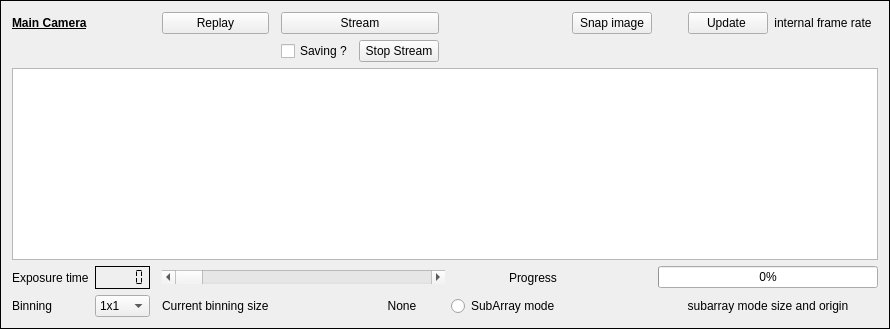
     <widget class="QFrame" name="camera">
      <property name="sizePolicy">
       <sizepolicy hsizetype="Preferred" vsizetype="Preferred">
        <horstretch>0</horstretch>
        <verstretch>0</verstretch>
       </sizepolicy>
      </property>
      <property name="font">
       <font>
        <weight>50</weight>
        <bold>false</bold>
       </font>
      </property>
      <property name="frameShape">
       <enum>QFrame::Box</enum>
      </property>
      <layout class="QGridLayout" name="gridLayout_2">
       <item row="5" column="1">
        <widget class="QLCDNumber" name="exposure_time_value">
         <property name="frameShadow">
          <enum>QFrame::Plain</enum>
         </property>
         <property name="smallDecimalPoint">
          <bool>true</bool>
         </property>
         <property name="segmentStyle">
          <enum>QLCDNumber::Flat</enum>
         </property>
        </widget>
       </item>
       <item row="6" column="3">
        <widget class="QLabel" name="current_binning_size_label">
         <property name="text">
          <string>Current binning size</string>
         </property>
        </widget>
       </item>
       <item row="6" column="6" colspan="2">
        <widget class="QLabel" name="current_binning_size_label_2">
         <property name="text">
          <string>None</string>
         </property>
         <property name="alignment">
          <set>Qt::AlignCenter</set>
         </property>
        </widget>
       </item>
       <item row="5" column="3" colspan="5">
        <widget class="QScrollBar" name="exposure_time_bar">
         <property name="autoFillBackground">
          <bool>false</bool>
         </property>
         <property name="maximum">
          <number>1000</number>
         </property>
         <property name="value">
          <number>0</number>
         </property>
         <property name="tracking">
          <bool>true</bool>
         </property>
         <property name="orientation">
          <enum>Qt::Horizontal</enum>
         </property>
         <property name="invertedAppearance">
          <bool>false</bool>
         </property>
        </widget>
       </item>
       <item row="5" column="12" colspan="8">
        <widget class="QProgressBar" name="progress_bar">
         <property name="sizePolicy">
          <sizepolicy hsizetype="Expanding" vsizetype="Fixed">
           <horstretch>0</horstretch>
           <verstretch>0</verstretch>
          </sizepolicy>
         </property>
         <property name="value">
          <number>0</number>
         </property>
        </widget>
       </item>
       <item row="0" column="18">
        <widget class="QLabel" name="internal_frame_rate_label">
         <property name="text">
          <string>internal frame rate</string>
         </property>
         <property name="alignment">
          <set>Qt::AlignCenter</set>
         </property>
        </widget>
       </item>
       <item row="5" column="9">
        <widget class="QLabel" name="loading_saving_label">
         <property name="text">
          <string>Progress</string>
         </property>
        </widget>
       </item>
       <item row="6" column="0">
        <widget class="QLabel" name="binning_label">
         <property name="text">
          <string>Binning</string>
         </property>
        </widget>
       </item>
       <item row="6" column="12" colspan="8">
        <widget class="QLabel" name="subarray_label">
         <property name="text">
          <string>subarray mode size and origin</string>
         </property>
         <property name="alignment">
          <set>Qt::AlignCenter</set>
         </property>
        </widget>
       </item>
       <item row="1" column="5">
        <widget class="QCheckBox" name="saving_check">
         <property name="text">
          <string>Saving ?</string>
         </property>
         <property name="checked">
          <bool>false</bool>
         </property>
         <property name="tristate">
          <bool>false</bool>
         </property>
        </widget>
       </item>
       <item row="1" column="6">
        <widget class="QPushButton" name="stop_stream_button">
         <property name="text">
          <string>Stop Stream</string>
         </property>
        </widget>
       </item>
       <item row="6" column="8" colspan="2">
        <widget class="QRadioButton" name="subArray_mode_radioButton">
         <property name="text">
          <string>SubArray mode</string>
         </property>
        </widget>
       </item>
       <item row="5" column="0">
        <widget class="QLabel" name="exposure_time_label">
         <property name="text">
          <string>Exposure time</string>
         </property>
        </widget>
       </item>
       <item row="3" column="0" rowspan="2" colspan="20">
        <widget class="Custom_pyqtgraph_widget" name="graphicsView">
         <property name="sizePolicy">
          <sizepolicy hsizetype="MinimumExpanding" vsizetype="MinimumExpanding">
           <horstretch>0</horstretch>
           <verstretch>0</verstretch>
          </sizepolicy>
         </property>
        </widget>
       </item>
       <item row="6" column="1">
        <widget class="QComboBox" name="binning_combo_box">
         <property name="editable">
          <bool>false</bool>
         </property>
         <property name="currentText">
          <string>1x1</string>
         </property>
         <property name="currentIndex">
          <number>0</number>
         </property>
         <property name="frame">
          <bool>true</bool>
         </property>
         <item>
          <property name="text">
           <string>1x1</string>
          </property>
         </item>
         <item>
          <property name="text">
           <string>2x2</string>
          </property>
         </item>
         <item>
          <property name="text">
           <string>4x4</string>
          </property>
         </item>
        </widget>
       </item>
       <item row="0" column="11">
        <widget class="QPushButton" name="snap_image_button">
         <property name="text">
          <string>Snap image</string>
         </property>
        </widget>
       </item>
       <item row="0" column="5" colspan="2">
        <widget class="QPushButton" name="stream_button">
         <property name="text">
          <string>Stream</string>
         </property>
        </widget>
       </item>
       <item row="0" column="3">
        <widget class="QPushButton" name="replay_button">
         <property name="text">
          <string>Replay</string>
         </property>
        </widget>
       </item>
       <item row="0" column="0">
        <widget class="QLabel" name="main_camera_label">
         <property name="font">
          <font>
           <weight>75</weight>
           <bold>true</bold>
           <underline>true</underline>
          </font>
         </property>
         <property name="text">
          <string>Main Camera</string>
         </property>
        </widget>
       </item>
       <item row="0" column="17">
        <widget class="QPushButton" name="update_internal_frame_rate_button">
         <property name="text">
          <string>Update </string>
         </property>
        </widget>
       </item>
      </layout>
      <zorder>exposure_time_label</zorder>
      <zorder>main_camera_label</zorder>
      <zorder>exposure_time_bar</zorder>
      <zorder>progress_bar</zorder>
      <zorder>loading_saving_label</zorder>
      <zorder>exposure_time_value</zorder>
      <zorder>binning_combo_box</zorder>
      <zorder>binning_label</zorder>
      <zorder>subArray_mode_radioButton</zorder>
      <zorder>subarray_label</zorder>
      <zorder>current_binning_size_label</zorder>
      <zorder>current_binning_size_label_2</zorder>
      <zorder>internal_frame_rate_label</zorder>
      <zorder>stream_button</zorder>
      <zorder>replay_button</zorder>
      <zorder>update_internal_frame_rate_button</zorder>
      <zorder>snap_image_button</zorder>
      <zorder>graphicsView</zorder>
      <zorder>stop_stream_button</zorder>
      <zorder>saving_check</zorder>
     </widget>
